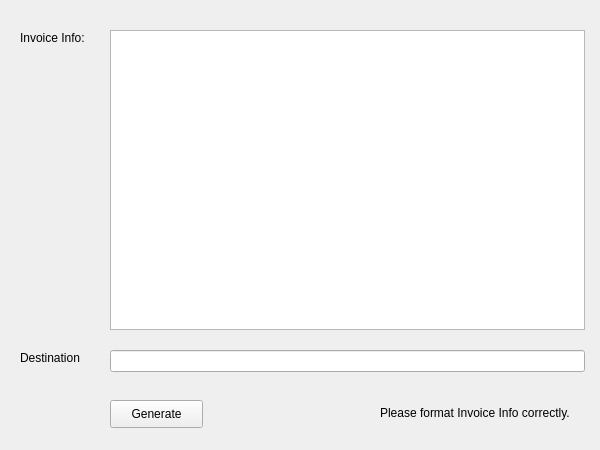
<?xml version="1.0" encoding="UTF-8"?>
<ui version="4.0">
 <class>MainWindow</class>
 <widget class="QMainWindow" name="MainWindow">
  <property name="geometry">
   <rect>
    <x>0</x>
    <y>0</y>
    <width>600</width>
    <height>450</height>
   </rect>
  </property>
  <property name="windowTitle">
   <string>MediaMiner</string>
  </property>
  <widget class="QWidget" name="centralwidget">
   <widget class="QLabel" name="label">
    <property name="geometry">
     <rect>
      <x>20</x>
      <y>30</y>
      <width>91</width>
      <height>16</height>
     </rect>
    </property>
    <property name="text">
     <string>Invoice Info: </string>
    </property>
   </widget>
   <widget class="QPlainTextEdit" name="plainTextEdit">
    <property name="geometry">
     <rect>
      <x>110</x>
      <y>30</y>
      <width>475</width>
      <height>300</height>
     </rect>
    </property>
   </widget>
   <widget class="QLabel" name="label_2">
    <property name="geometry">
     <rect>
      <x>20</x>
      <y>350</y>
      <width>81</width>
      <height>16</height>
     </rect>
    </property>
    <property name="text">
     <string>Destination</string>
    </property>
   </widget>
   <widget class="QLineEdit" name="lineEdit">
    <property name="geometry">
     <rect>
      <x>110</x>
      <y>350</y>
      <width>475</width>
      <height>22</height>
     </rect>
    </property>
   </widget>
   <widget class="QPushButton" name="pushButton">
    <property name="geometry">
     <rect>
      <x>110</x>
      <y>400</y>
      <width>93</width>
      <height>28</height>
     </rect>
    </property>
    <property name="text">
     <string>Generate</string>
    </property>
   </widget>
   <widget class="QLabel" name="label_4">
    <property name="geometry">
     <rect>
      <x>380</x>
      <y>405</y>
      <width>231</width>
      <height>16</height>
     </rect>
    </property>
    <property name="layoutDirection">
     <enum>Qt::RightToLeft</enum>
    </property>
    <property name="text">
     <string>Please format Invoice Info correctly.</string>
    </property>
   </widget>
  </widget>
 </widget>
 <resources/>
 <connections/>
</ui>
